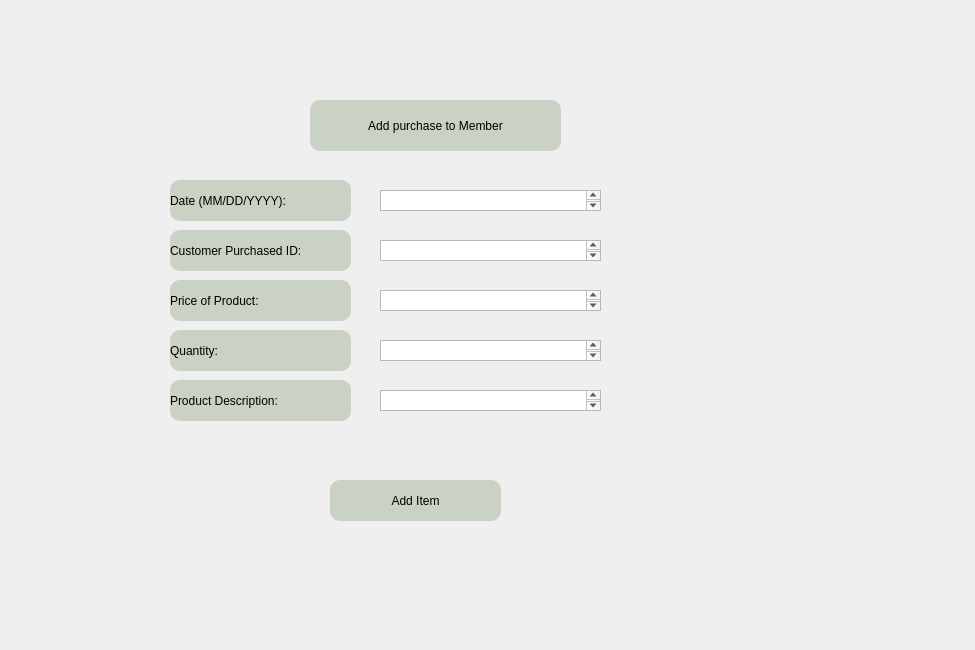
<?xml version="1.0" encoding="UTF-8"?>
<ui version="4.0">
 <class>AddTrans</class>
 <widget class="QDialog" name="AddTrans">
  <property name="geometry">
   <rect>
    <x>0</x>
    <y>0</y>
    <width>975</width>
    <height>650</height>
   </rect>
  </property>
  <property name="windowTitle">
   <string>Add Transaction</string>
  </property>
  <widget class="QTextEdit" name="Date">
   <property name="geometry">
    <rect>
     <x>380</x>
     <y>190</y>
     <width>221</width>
     <height>21</height>
    </rect>
   </property>
  </widget>
  <widget class="QTextEdit" name="CustomerPurchased">
   <property name="geometry">
    <rect>
     <x>380</x>
     <y>240</y>
     <width>221</width>
     <height>21</height>
    </rect>
   </property>
  </widget>
  <widget class="QTextEdit" name="PriceOfProduct">
   <property name="geometry">
    <rect>
     <x>380</x>
     <y>290</y>
     <width>221</width>
     <height>21</height>
    </rect>
   </property>
  </widget>
  <widget class="QLabel" name="label">
   <property name="geometry">
    <rect>
     <x>170</x>
     <y>180</y>
     <width>181</width>
     <height>41</height>
    </rect>
   </property>
   <property name="styleSheet">
    <string notr="true">background-color: rgb(202, 210, 197);
color:rgb(0, 0, 0);
font: 350 13pt &quot;Nirmala UI&quot;;
border-radius:10px;
</string>
   </property>
   <property name="text">
    <string>Date (MM/DD/YYYY):  </string>
   </property>
  </widget>
  <widget class="QLabel" name="label_4">
   <property name="geometry">
    <rect>
     <x>170</x>
     <y>230</y>
     <width>181</width>
     <height>41</height>
    </rect>
   </property>
   <property name="styleSheet">
    <string notr="true">background-color: rgb(202, 210, 197);
color:rgb(0, 0, 0);
font: 350 13pt &quot;Nirmala UI&quot;;
border-radius:10px;
</string>
   </property>
   <property name="text">
    <string>Customer Purchased ID:</string>
   </property>
  </widget>
  <widget class="QLabel" name="label_5">
   <property name="geometry">
    <rect>
     <x>170</x>
     <y>280</y>
     <width>181</width>
     <height>41</height>
    </rect>
   </property>
   <property name="styleSheet">
    <string notr="true">background-color: rgb(202, 210, 197);
color:rgb(0, 0, 0);
font: 350 13pt &quot;Nirmala UI&quot;;
border-radius:10px;
</string>
   </property>
   <property name="text">
    <string>Price of Product:</string>
   </property>
  </widget>
  <widget class="QLabel" name="label_6">
   <property name="geometry">
    <rect>
     <x>170</x>
     <y>330</y>
     <width>181</width>
     <height>41</height>
    </rect>
   </property>
   <property name="styleSheet">
    <string notr="true">background-color: rgb(202, 210, 197);
color:rgb(0, 0, 0);
font: 350 13pt &quot;Nirmala UI&quot;;
border-radius:10px;
</string>
   </property>
   <property name="text">
    <string>Quantity: </string>
   </property>
  </widget>
  <widget class="QTextEdit" name="Quantity">
   <property name="geometry">
    <rect>
     <x>380</x>
     <y>340</y>
     <width>221</width>
     <height>21</height>
    </rect>
   </property>
  </widget>
  <widget class="QLabel" name="label_7">
   <property name="geometry">
    <rect>
     <x>170</x>
     <y>380</y>
     <width>181</width>
     <height>41</height>
    </rect>
   </property>
   <property name="styleSheet">
    <string notr="true">background-color: rgb(202, 210, 197);
color:rgb(0, 0, 0);
font: 350 13pt &quot;Nirmala UI&quot;;
border-radius:10px;
</string>
   </property>
   <property name="text">
    <string>Product Description:</string>
   </property>
  </widget>
  <widget class="QTextEdit" name="ProductDescription">
   <property name="geometry">
    <rect>
     <x>380</x>
     <y>390</y>
     <width>221</width>
     <height>21</height>
    </rect>
   </property>
  </widget>
  <widget class="QLabel" name="label_2">
   <property name="geometry">
    <rect>
     <x>310</x>
     <y>100</y>
     <width>251</width>
     <height>51</height>
    </rect>
   </property>
   <property name="layoutDirection">
    <enum>Qt::LeftToRight</enum>
   </property>
   <property name="autoFillBackground">
    <bool>false</bool>
   </property>
   <property name="styleSheet">
    <string notr="true">background-color: rgb(202, 210, 197);
color:rgb(0, 0, 0);
font: 350 13pt &quot;Nirmala UI&quot;;
border-radius:10px;
</string>
   </property>
   <property name="text">
    <string>Add purchase to Member</string>
   </property>
   <property name="alignment">
    <set>Qt::AlignCenter</set>
   </property>
   <property name="wordWrap">
    <bool>false</bool>
   </property>
  </widget>
  <widget class="QPushButton" name="addItem">
   <property name="geometry">
    <rect>
     <x>330</x>
     <y>480</y>
     <width>171</width>
     <height>41</height>
    </rect>
   </property>
   <property name="styleSheet">
    <string notr="true">background-color: rgb(202, 210, 197);
color:rgb(0, 0, 0);
font: 350 13pt &quot;Nirmala UI&quot;;
border-radius:10px;
</string>
   </property>
   <property name="text">
    <string>Add Item</string>
   </property>
  </widget>
 </widget>
 <resources/>
 <connections/>
</ui>
